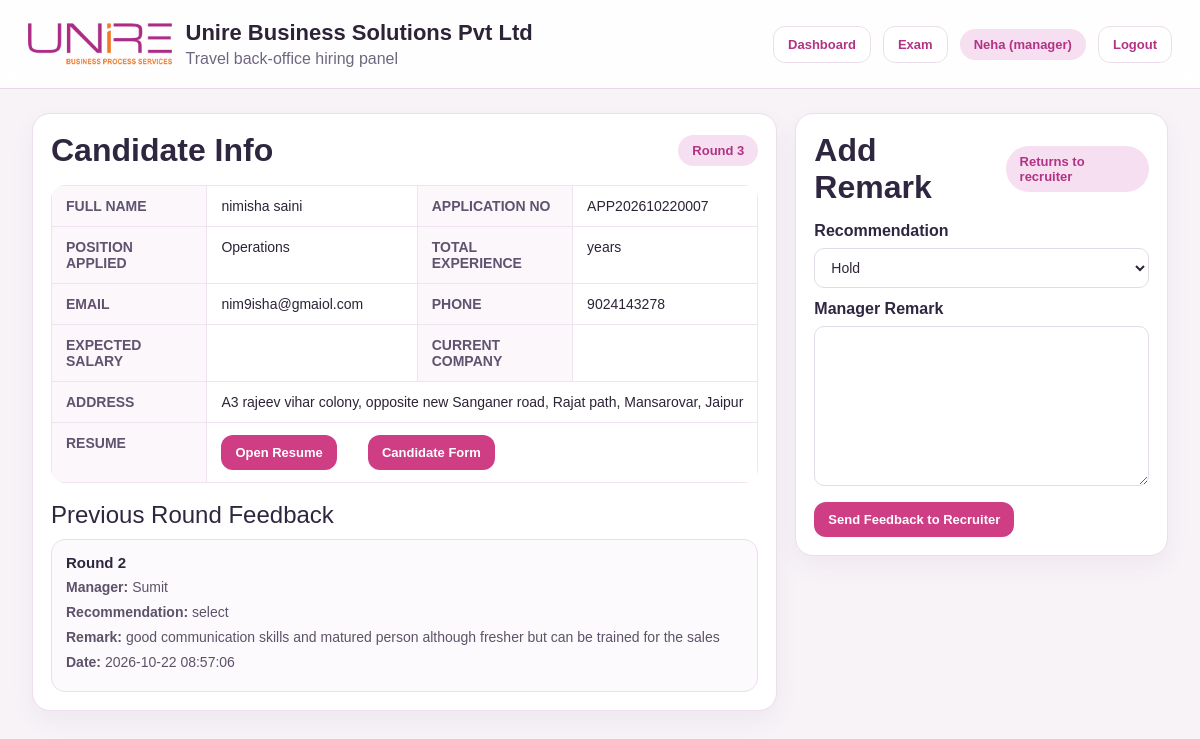
The page /manager-review.php?round_id=261 (signed in) on the database its author committed.
### tables this page shows
CREATE TABLE `interview_rounds` (
  `id` int(10) UNSIGNED NOT NULL,
  `candidate_id` int(10) UNSIGNED NOT NULL,
  `round_no` int(11) NOT NULL,
  `round_name` varchar(100) NOT NULL DEFAULT 'Interview Round',
  `recruiter_id` int(10) UNSIGNED NOT NULL,
  `manager_id` int(10) UNSIGNED NOT NULL,
  `assigned_at` timestamp NULL DEFAULT current_timestamp(),
  `interview_status` enum('assigned','under_review','feedback_submitted','returned_to_recruiter','closed') DEFAULT 'assigned',
  `scheduled_at` datetime DEFAULT NULL,
  `feedback_submitted_at` datetime DEFAULT NULL,
  `closed_at` datetime DEFAULT NULL
);

CREATE TABLE `candidates` (
  `id` int(10) UNSIGNED NOT NULL,
  `application_no` varchar(30) NOT NULL,
  `full_name` varchar(150) NOT NULL,
  `email` varchar(150) NOT NULL,
  `phone` varchar(20) NOT NULL,
  `alternate_phone` varchar(20) DEFAULT NULL,
  `gender` varchar(20) DEFAULT NULL,
  `dob` date DEFAULT NULL,
  `address` text DEFAULT NULL,
  `city` varchar(100) DEFAULT NULL,
  `state` varchar(100) DEFAULT NULL,
  `pincode` varchar(20) DEFAULT NULL,
  `highest_qualification` varchar(150) DEFAULT NULL,
  `total_experience` decimal(5,2) DEFAULT 0.00,
  `current_company` varchar(150) DEFAULT NULL,
  `current_salary` decimal(12,2) DEFAULT NULL,
  `expected_salary` decimal(12,2) DEFAULT NULL,
  `position_applied` varchar(150) NOT NULL,
  `department` varchar(100) DEFAULT NULL,
  `source_type` enum('walkin','qr','link','reference') DEFAULT 'walkin',
  `submitted_by_recruiter_id` int(10) UNSIGNED DEFAULT NULL,
  `current_status` varchar(50) NOT NULL DEFAULT 'submitted',
  `final_decision` enum('pending','selected','rejected') DEFAULT 'pending',
  `applied_at` timestamp NULL DEFAULT current_timestamp(),
  `updated_at` timestamp NULL DEFAULT current_timestamp() ON UPDATE current_timestamp(),
  `form_last_updated_by` int(10) UNSIGNED DEFAULT NULL,
  `form_last_updated_role` varchar(50) DEFAULT NULL,
  `form_last_updated_at` timestamp NULL DEFAULT NULL,
  `source_reference_name` varchar(255) DEFAULT NULL,
  `photo_path` varchar(255) DEFAULT NULL,
  `resume_path` varchar(255) DEFAULT NULL,
  `father_husband_name` varchar(150) DEFAULT NULL,
  `emergency_no` varchar(30) DEFAULT NULL,
  `age` int(11) DEFAULT NULL,
  `marital_status` varchar(20) DEFAULT NULL,
  `permanent_address` text DEFAULT NULL,
  `scheduled_exam` varchar(255) DEFAULT NULL,
  `career_goals` text DEFAULT NULL,
  `interest_in_field` text DEFAULT NULL,
  `notice_period` varchar(100) DEFAULT NULL,
  `notice_period_specify` varchar(255) DEFAULT NULL,
  `strengths` text DEFAULT NULL,
  `weakness` text DEFAULT NULL,
  `epf_registered` varchar(10) DEFAULT NULL,
  `uan_no` varchar(50) DEFAULT NULL,
  `esic_registered` varchar(10) DEFAULT NULL,
  `ip_no` varchar(50) DEFAULT NULL,
  `aadhaar_no` varchar(30) DEFAULT NULL,
  `pan_no` varchar(20) DEFAULT NULL,
  `bank_account_no` varchar(50) DEFAULT NULL,
  `ifsc_code` varchar(20) DEFAULT NULL,
  `hobbies` text DEFAULT NULL,
  `computer_knowledge` text DEFAULT NULL,
  `weekly_working_days` varchar(10) DEFAULT NULL,
  `medical_issue` varchar(255) DEFAULT NULL,
  `smoking` varchar(10) DEFAULT NULL,
  `self_vehicle` varchar(10) DEFAULT NULL,
  `driving_licence` varchar(10) DEFAULT NULL
);

CREATE TABLE `interview_feedback` (
  `id` int(10) UNSIGNED NOT NULL,
  `round_id` int(10) UNSIGNED NOT NULL,
  `candidate_id` int(10) UNSIGNED NOT NULL,
  `manager_id` int(10) UNSIGNED NOT NULL,
  `remark_text` text NOT NULL,
  `recommendation` enum('reject','select','next_round','hold') DEFAULT 'hold',
  `created_at` timestamp NULL DEFAULT current_timestamp()
);

CREATE TABLE `users` (
  `id` int(10) UNSIGNED NOT NULL,
  `full_name` varchar(150) NOT NULL,
  `email` varchar(150) NOT NULL,
  `phone` varchar(20) DEFAULT NULL,
  `password_hash` varchar(255) NOT NULL,
  `status` enum('active','inactive') DEFAULT 'active',
  `created_at` timestamp NULL DEFAULT current_timestamp(),
  `updated_at` timestamp NULL DEFAULT current_timestamp() ON UPDATE current_timestamp(),
  `password_changed_at` datetime DEFAULT NULL,
  `force_password_change` tinyint(1) NOT NULL DEFAULT 0,
  `must_change_password_on_first_login` tinyint(1) NOT NULL DEFAULT 0,
  `last_login_at` datetime DEFAULT NULL,
  `is_deleted` tinyint(1) DEFAULT 0,
  `deleted_at` datetime DEFAULT NULL
);

### app/helpers/auth.php (called while the page is built, shortened)
<?php
function h($value) {
    return htmlspecialchars((string)$value, ENT_QUOTES, 'UTF-8');
}

### public/manager-review.php (the view, shortened to what this page needs)
<?php
require_once __DIR__ . '/../app/helpers/auth.php';
$pdo = Database::connect();
$pdo->setAttribute(PDO::ATTR_ERRMODE, PDO::ERRMODE_EXCEPTION);
$user = current_user();
$roundId = (int) ($_GET['round_id'] ?? 0);
$stmt = $pdo->prepare("
    SELECT
        ir.*,
        c.id AS candidate_id,
        c.full_name,
        c.application_no,
        c.email,
        c.phone,
        c.address,
        c.position_applied,
        c.total_experience,
        c.current_status,
        c.expected_salary,
        c.current_company,
        c.resume_path
    FROM interview_rounds ir
    JOIN candidates c ON c.id = ir.candidate_id
    WHERE ir.id = ? AND ir.manager_id = ?
    LIMIT 1
");
$stmt->execute([$roundId, $user['id']]);
$data = $stmt->fetch(PDO::FETCH_ASSOC);
$prevFeedbacks = [];
if ((int) ($data['round_no'] ?? 1) > 1) {
    $prevFeedbackStmt = $pdo->prepare("
    SELECT
        ir.round_no,
        ir.round_name,
        f.recommendation,
        f.remark_text,
        f.created_at,
        u.full_name AS manager_name
    FROM interview_feedback f
    JOIN interview_rounds ir ON ir.id = f.round_id
    LEFT JOIN users u ON u.id = f.manager_id
    WHERE f.candidate_id = ?
      AND ir.round_no < ?
    ORDER BY ir.round_no DESC
");
    $prevFeedbackStmt->execute([$data['candidate_id'], (int) $data['round_no']]);
    $prevFeedbacks = $prevFeedbackStmt->fetchAll(PDO::FETCH_ASSOC);
}
include __DIR__ . '/../app/views/layouts/header.php';
?>
<div class="container">
    <div class="layout">
        <div class="card">
            <div class="title-row">
                <h2>Candidate Info</h2>
                <span class="pill">Round <?= (int) ($data['round_no'] ?? 1) ?></span>
            </div>
            <table class="info">
                <tr>
                    <td class="label">Full Name</td>
                    <td><?= h($data['full_name']) ?></td>
                    <td class="label">Application No</td>
                    <td><?= h($data['application_no'] ?? '') ?></td>
                </tr>
                <tr>
                    <td class="label">Position Applied</td>
                    <td><?= h($data['position_applied']) ?></td>
                    <td class="label">Total Experience</td>
                    <td><?= h($data['total_experience']) ?> years</td>
                </tr>
                <tr>
                    <td class="label">Email</td>
                    <td><?= h($data['email']) ?></td>
                    <td class="label">Phone</td>
                    <td><?= h($data['phone']) ?></td>
                </tr>
                <tr>
                    <td class="label">Expected Salary</td>
                    <td><?= h($data['expected_salary'] ?? '') ?></td>
                    <td class="label">Current Company</td>
                    <td><?= h($data['current_company'] ?? '') ?></td>
                </tr>
                <tr>
                    <td class="label">Address</td>
                    <td colspan="3"><?= h($data['address'] ?? '') ?></td>
                </tr>
                <tr>
                    <td class="label">Resume</td>
                    <td colspan="3">
                        <?php if (!empty($data['resume_path'])): ?>
                            <a class="btn" href="../<?= h($data['resume_path']) ?>" target="_blank"
                                rel="noopener noreferrer">
                                Open Resume
                            </a>
                        <?php else: ?>
                            -
                        <?php endif; ?>
                        <a class="btn btn-pink" href="candidate-pdf.php?id=<?= (int) $data['candidate_id'] ?>"
                            target="_blank" rel="noopener noreferrer">
                            Candidate Form
                        </a>
                    </td>
                </tr>
            </table>
            <?php if (!empty($prevFeedbacks)): ?>
                <div class="section-title">Previous Round Feedback</div>
                <div class="stack-list">
                    <?php foreach ($prevFeedbacks as $fb): ?>
                        <div class="stack-card">
                            <h5><?= h($fb['round_name'] ?? ('Round ' . (int) ($fb['round_no'] ?? 0))) ?></h5>
                            <p><strong>Manager:</strong> <?= h($fb['manager_name'] ?? '') ?></p>
                            <p><strong>Recommendation:</strong> <?= h($fb['recommendation'] ?? '') ?></p>
                            <p><strong>Remark:</strong> <?= nl2br(h($fb['remark_text'] ?? '')) ?></p>
                            <p><strong>Date:</strong> <?= h($fb['created_at'] ?? '') ?></p>
                        </div>
                    <?php endforeach; ?>
                </div>
            <?php endif; ?>
        </div>
        <div class="card">
            <div class="title-row">
                <h2>Add Remark</h2>
                <span class="pill">Returns to recruiter</span>
            </div>
            <form method="post">
                <label class="form-label">Recommendation</label>
                <select name="recommendation">
                    <option value="hold">Hold</option>
                </select>
                <label class="form-label">Manager Remark</label>
                <textarea name="remark_text" required></textarea>
                <div class="btn-row">
                    <button class="btn" type="submit">Send Feedback to Recruiter</button>
                </div>
            </form>
        </div>
    </div>
</div>
<?php include __DIR__ . '/../app/views/layouts/footer.php'; ?>

### public/assets/css/style.css (style rules this page uses)
:root { --bg: #f5f2f8; --surface: #ffffff; --surface-2: #f8f4fa; --border: #ead6e7; --text: #2d2340; --muted: #6f6781; --primary: #b5338a; --primary-dark: #8f246c; --accent: #f3c7df; --danger: #c03b5f; --success: #2e8b57; --warning: #c46a00; --shadow: 0 12px 30px rgba(155, 85, 133, .12); --radius: 20px }
body { margin: 0; font-family: Arial, Helvetica, sans-serif; background: linear-gradient(180deg, #fff, #f5f2f8 25%, #f8eef5); color: var(--text) }
a { text-decoration: none; color: inherit }
.container { max-width: 1400px; margin: 0 auto; padding: 28px }
.card { background: var(--surface); border: 1px solid var(--border); border-radius: var(--radius); padding: 18px; box-shadow: var(--shadow); }
.section-title { display: flex; justify-content: space-between; align-items: center; gap: 15px; margin: 0 0 18px }
.btn { display: inline-flex; align-items: center; justify-content: center; gap: 8px; padding: 12px 18px; background: var(--primary); color: #fff; border: none; border-radius: 14px; cursor: pointer; font-weight: 700 }
.pill, .badge { display: inline-flex; align-items: center; padding: 8px 12px; border-radius: 999px; background: #f6e0ef; color: var(--primary); font-size: 12px; font-weight: 700 }
table { width: 100%; border-collapse: collapse }
th, td { padding: 14px; border-bottom: 1px solid var(--border); text-align: left; vertical-align: top }

### public/manager-review.php (style rules this page uses)
* { box-sizing: border-box; }
body { margin: 0; font-family: Arial, Helvetica, sans-serif; background: #f7f3f7; color: #2c2337; }
.container { max-width: 1220px; margin: 24px auto; padding: 0 16px 40px; }
.layout { display: grid; grid-template-columns: 2fr 1fr; gap: 18px; align-items: start; }
.card { background: #fff; border: 1px solid #eadfeb; border-radius: 18px; padding: 18px; box-shadow: 0 10px 24px rgba(122, 69, 119, .06); }
.title-row { display: flex; justify-content: space-between; align-items: center; gap: 12px; margin-bottom: 16px; }
.title-row h2 { margin: 0; font-size: 32px; color: #2f2640; }
.pill { display: inline-block; padding: 8px 14px; border-radius: 999px; background: #f5dff0; color: #b23284; font-weight: 700; font-size: 13px; }
table.info { width: 100%; border-collapse: collapse; overflow: hidden; border-radius: 14px; }
table.info td { border: 1px solid #eee3ee; padding: 12px 14px; vertical-align: top; font-size: 14px; }
table.info td.label { background: #fbf7fb; font-weight: 700; color: #5f536f; text-transform: uppercase; width: 22%; }
.btn { display: inline-block; border: none; border-radius: 12px; padding: 10px 14px; font-size: 13px; font-weight: 700; cursor: pointer; color: #fff; background: #cf3d84; text-decoration: none; }
.btn-row { display: flex; gap: 10px; flex-wrap: wrap; margin-top: 12px; }
.section-title { margin: 18px 0 10px; font-size: 24px; color: #2f2640; }
.stack-list { display: flex; flex-direction: column; gap: 14px; }
.stack-card { border: 1px solid #eadfeb; border-radius: 14px; padding: 14px; background: #fcfafc; }
.stack-card h5 { margin: 0 0 6px; font-size: 15px; color: #2f2640; }
.stack-card p { margin: 4px 0; font-size: 14px; color: #5d526a; line-height: 1.5; }
textarea, select { width: 100%; border: 1px solid #e3dbe5; background: #fff; border-radius: 10px; padding: 10px 12px; font-size: 14px; color: #2e2437; outline: none; }
textarea { min-height: 160px; resize: vertical; }
.form-label { display: block; font-weight: 700; margin: 12px 0 8px; color: #2f2640; }

### rows shown on the page
interview_rounds: round_no "3", candidate.full_name "nimisha saini", candidate.application_no "APP202610220007", candidate.position_applied "Operations", candidate.email "nim9isha@gmaiol.com", candidate.phone "9024143278", candidate.address "A3 rajeev vihar colony, opposite new Sanganer road, Rajat path, Mansarovar, Jaipur"
interview_feedback: round.round_name "Round 2", manager.full_name "Sumit", recommendation "select", remark_text "good communication skills and matured person although fresher but can be trained for the sales", created_at "2026-10-22 08:57:06"

### other values the page prints
$user['name'] "Neha"
$user['role'] "manager"
